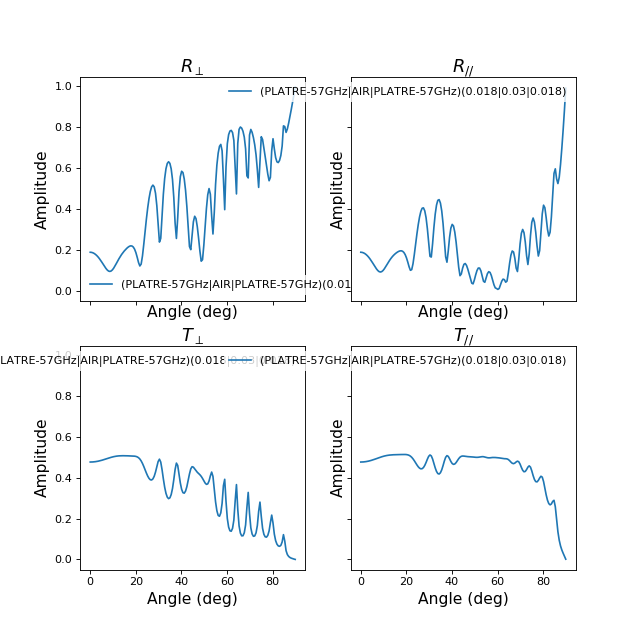

Here is the Python script that generated this plot:
import numpy as np
import matplotlib.pyplot as plt
from pylayers.antprop.slab import *
sl = SlabDB('matDB.ini','slabDB.ini')
lmatname = ['PLATRE-57GHz','AIR','PLATRE-57GHz']
lthick = [0.018,0.03,0.018]
sl.add('placo',lmatname,lthick)
theta = np.arange(0,np.pi/2,0.01)
fGHz = np.array([57.5])
sl['placo'].ev(fGHz,theta)
fig,ax=sl['placo'].plotwrt(var='a',typ=['m'])
plt.ion()
plt.show()
